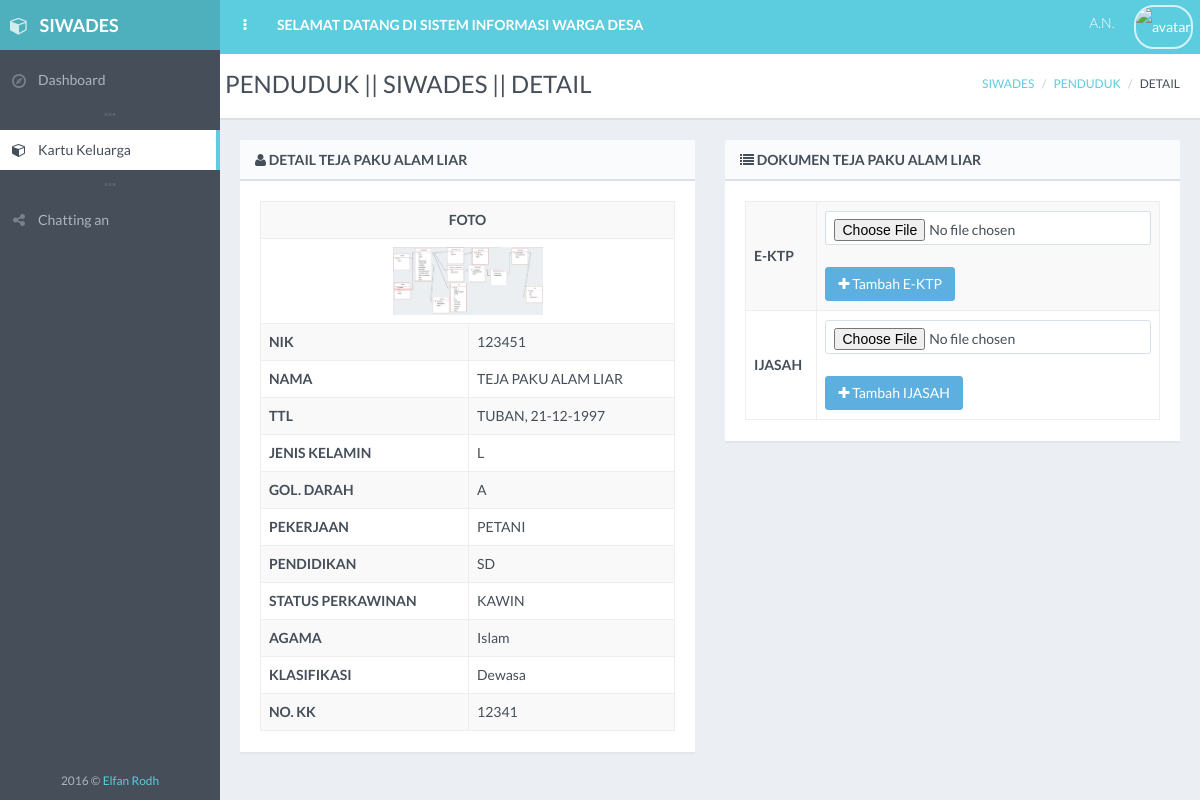
The app's page /penduduk/detail.php?detail=123451 with its own data.
### tables this page shows
CREATE TABLE `penduduk` (
  `nik` varchar(100) NOT NULL,
  `nama` varchar(150) DEFAULT NULL,
  `tempat_lahir` varchar(50) DEFAULT NULL,
  `tanggal_lahir` varchar(10) DEFAULT NULL,
  `jk` enum('L','P') DEFAULT NULL,
  `golongan_darah` varchar(5) DEFAULT NULL,
  `pekerjaan` text,
  `pendidikan` varchar(10) NOT NULL,
  `status_perkawinan` enum('KAWIN','BELUM KAWIN') NOT NULL,
  `kewarganegaraan` varchar(50) DEFAULT NULL,
  `id_agama` varchar(30) DEFAULT NULL,
  `id_klasifikasi` varchar(20) NOT NULL,
  `no_kk` varchar(50) DEFAULT NULL,
  `foto` text,
  `about` text,
  `username` varchar(20) NOT NULL,
  `password` text NOT NULL,
  `status` int(1) DEFAULT NULL
);

CREATE TABLE `agama` (
  `id_agama` varchar(10) NOT NULL,
  `nama_agama` varchar(30) DEFAULT NULL,
  `status` int(1) DEFAULT NULL
);

CREATE TABLE `klasifikasi` (
  `id_klasifikasi` varchar(10) NOT NULL DEFAULT '',
  `nama_klasifikasi` varchar(50) DEFAULT NULL,
  `status` int(1) DEFAULT NULL
);

CREATE TABLE `dokumen` (
  `id_dokumen` varchar(30) NOT NULL,
  `nama_dokumen` varchar(50) DEFAULT NULL,
  `status` int(1) DEFAULT NULL
);

### koneksi.php (called while the page is built)
<?php
	$_mysqli = new mysqli("localhost","root","","siwades");
	return $_mysqli;
 ?>

### penduduk/penduduk.php (called while the page is built, shortened)
<?php
class Penduduk
{
    public function get_penduduk_nik(){
        $nik = $_GET['detail'];
        include ('../koneksi.php');
        $pdd = $_mysqli->query("SELECT * FROM penduduk, agama, klasifikasi where penduduk.nik='$nik' AND penduduk.id_agama=agama.id_agama AND penduduk.id_klasifikasi = klasifikasi.id_klasifikasi");
        return $pdd;
    }
    public function get_file_all(){
        $nik = $_GET['detail'];
        include ('../koneksi.php');
        $fl = $_mysqli->query("SELECT * FROM penduduk, dokumen, klasifikasi, klasifikasi_dokumen
                                WHERE penduduk.id_klasifikasi = klasifikasi.id_klasifikasi
                                AND klasifikasi.id_klasifikasi = klasifikasi_dokumen.id_klasifikasi
                                AND dokumen.id_dokumen = klasifikasi_dokumen.id_dokumen
                                AND penduduk.nik = '$nik'");
        return $fl;
    }
    public function get_file($id_dokumen){
        $nik = $_GET['detail'];
        include ('../koneksi.php');
        $dok = $_mysqli->query("SELECT * FROM penduduk, dokumen, file where
                                penduduk.nik='$nik'
                                AND penduduk.nik = file.nik
                                AND dokumen.id_dokumen = file.id_dokumen
                                AND dokumen.id_dokumen = '$id_dokumen'");
        return $dok;
    }
}
 ?>

### penduduk/detail.php (the view, shortened to what this page needs)
<!DOCTYPE html>
<?php
include ("../penduduk/penduduk.php");
$new = new Penduduk();
if (isset($_GET['detail'])) {
    $fl = $new->get_file_all();
    $pdd = $new->get_penduduk_nik();
    $penduduk = mysqli_fetch_array($pdd);
}
$title = "PENDUDUK || SIWADES || DETAIL ";
 ?>
 <html class="no-js" lang="en">
    <head>
        <link rel="stylesheet" href="../assets/css/bootstrap.min.css">
        <link rel="stylesheet" href="../assets/css/plugins.css">
        <link rel="stylesheet" href="../assets/css/main.css">
        <link rel="stylesheet" href="../assets/css/themes.css">
    </head>
    <body>
        <div id="page-wrapper" class="page-loading">
            <div id="page-container" class="header-fixed-top sidebar-visible-lg-full">
                <div id="main-container">
                    <header class="navbar navbar-inverse navbar-fixed-top">
                        <ul class="nav navbar-nav-custom">
                            <li>
                                <a href="javascript:void(0)" onclick="App.sidebar('toggle-sidebar');this.blur();">
                                    <i class="fa fa-ellipsis-v fa-fw animation-fadeInRight" id="sidebar-toggle-mini"></i>
                                </a>
                            </li>
                            <li class="hidden-xs animation-fadeInQuick">
                                <a href="../pilihan.php"><strong>SELAMAT DATANG DI SISTEM INFORMASI WARGA DESA</strong></a>
                            </li>
                        </ul>
                    </header>
                    <div id="page-content">
                    <div class="row">
                        <div class="content-header">
                            <div class="row">
                                <div class="col-sm-6">
                                    <div class="header-section">
                                        <h1><?php echo $title; ?></h1>
                                    </div>
                                </div>
                                <div class="col-sm-6 hidden-xs">
                                    <div class="header-section">
                                        <ul class="breadcrumb breadcrumb-top">
                                            <li><a href="../dashboard">SIWADES</a></li>
                                            <li><a href="../penduduk">PENDUDUK</a></li>
                                            <li>DETAIL</li>
                                        </ul>
                                    </div>
                                </div>
                            </div>
                        </div>
                        <div class="col-sm-6">
                        <div class="block">
                            <div class="block-title clearfix">
                                <h2><i class="fa fa-user sidebar-nav-icon"></i>  DETAIL <?php echo $penduduk['nama'] ?></h2>
                            </div>
                            <div class="table-responsive">
                                <table id="general-table" class="table table-striped table-bordered table-vcenter table-hover">
                                    <tbody>
                                        <tr>
                                            <td colspan="2" align="center"><strong>FOTO</strong></td>
                                        </tr>
                                        <tr>
                                            <td colspan="2" align="center">
                                                <?php
                                                    include ('../koneksi.php');
                                                    $id = $penduduk['nik'];
                                                    $gb = $_mysqli->query("SELECT foto FROM penduduk WHERE penduduk.nik = '$id'");
                                                    $gr = mysqli_fetch_array($gb);
                                                ?>
                                                <img src="<?php echo "../foto/".$gr['foto']; ?>" style="width: 150px;" class="img4"/>
                                            </td>
                                        </tr>
                                        <tr>
                                            <td><strong>NIK</strong></td>
                                            <td><?php echo $penduduk['nik'] ?></td>
                                        </tr>
                                        <tr>
                                            <td><strong>NAMA</strong></td>
                                            <td><?php echo $penduduk['nama'] ?></td>
                                        </tr>
                                        <tr>
                                            <td><strong>TTL</strong></td>
                                            <td><?php echo $penduduk['tempat_lahir'].", ".$penduduk['tanggal_lahir'] ?></td>
                                        </tr>
                                        <tr>
                                            <td><strong>JENIS KELAMIN</strong></td>
                                            <td><?php echo $penduduk['jk'] ?></td>
                                        </tr>
                                        <tr>
                                            <td><strong>GOL. DARAH</strong></td>
                                            <td><?php echo $penduduk['golongan_darah'] ?></td>
                                        </tr>
                                        <tr>
                                            <td><strong>PEKERJAAN</strong></td>
                                            <td><?php echo $penduduk['pekerjaan'] ?></td>
                                        </tr>
                                        <tr>
                                            <td><strong>PENDIDIKAN</strong></td>
                                            <td><?php echo $penduduk['pendidikan'] ?></td>
                                        </tr>
                                        <tr>
                                            <td><strong>STATUS PERKAWINAN</strong></td>
                                            <td><?php echo $penduduk['status_perkawinan'] ?></td>
                                        </tr>
                                        <tr>
                                            <td><strong>AGAMA</strong></td>
                                            <td><?php echo $penduduk['nama_agama'] ?></td>
                                        </tr>
                                        <tr>
                                            <td><strong>KLASIFIKASI</strong></td>
                                            <td><?php echo $penduduk['nama_klasifikasi'] ?></td>
                                        </tr>
                                        <tr>
                                            <td><strong>NO. KK</strong></td>
                                            <td><?php echo $penduduk['no_kk'] ?></td>
                                        </tr>
                                    </tbody>
                                </table>
                            </div>
                        </div>
                        </div>
                        <div class="col-sm-6">
                        <div class="block">
                            <div class="block-title clearfix">
                                <h2><i class="fa fa-list sidebar-nav-icon"></i>  DOKUMEN <?php echo $penduduk['nama'] ?></h2>
                            </div>
                            <div class="table-responsive">
                                <table id="general-table" class="table table-striped table-bordered table-vcenter table-hover">
                                    <tbody>
                                    <?php foreach($fl as $row): ?>
                                        <tr>
                                            <td><strong><?php echo $row['nama_dokumen'] ?></strong></td>
                                            <td>
                                                <?php
                                                    $id_dokumen = $row['id_dokumen'];
                                                    $dok = $new->get_file($id_dokumen);
                                                    $file = mysqli_num_rows($dok);
                                                    if ($file > 0) {
                                                        $j = mysqli_fetch_array($dok);
                                                        $files = $j['file'];
                                                        $embed = "return embed('embed.php?id=$files');";
                                                        $nama   = "Lihat ".$row['nama_dokumen'];
                                                        $idd    = $row['id_dokumen'];
                                                        $nik    = $penduduk['nik'];
                                                        $k1     = "<!--";
                                                        $k2     = "-->";
                                                        $k3     = "";
                                                        $k4     = "";
                                                        $submit = "return false;";
                                                    }else{
                                                        $nama   = "Tambah ".$row['nama_dokumen'];
                                                    }
                                                ?>
                                            <form action="detail.php" method="post" enctype="multipart/form-data">
                                                <input type="file" name="file" class="form-control" id="example-file-input" required="Pilih File Dulu">
                                                <br>
                                                <button type="submit" data-toggle="tooltip" title="<?php echo $nama; ?>" class="btn btn-effect-ripple btn-info" name="tambah_file"><i class="fa fa-plus"></i> <?php echo $nama; ?></button>
                                            </form>
                                            </td>
                                        </tr>
                                    <?php endforeach; ?>
                                    </tbody>
                                </table>
                            </div>
                        </div>
                        </div>
                    </div>
                    </div>
                </div>
            </div>
        </div>
    </body>
</html>

### penduduk/detail.php (style rules this page uses)
.img4 { width:100px; transition: all 1s; -o-transition: all 1s; -moz-transition: all 1s; -webkit-transition: all 1s; }

### records on screen
penduduk: nama "TEJA PAKU ALAM LIAR", foto (picture), nik "123451", tempat_lahir "TUBAN", tanggal_lahir "21-12-1997", jk "L", golongan_darah "A", pekerjaan "PETANI", pendidikan "SD", status_perkawinan "KAWIN", id_agama.nama_agama "Islam", id_klasifikasi.nama_klasifikasi "Dewasa", no_kk "12341", dokumen.nama_dokumen "E-KTP", dokumen.nama_dokumen "Tambah E-KTP", dokumen.nama_dokumen "IJASAH", dokumen.nama_dokumen "Tambah IJASAH"

### other values on screen
$title "PENDUDUK || SIWADES || DETAIL"
